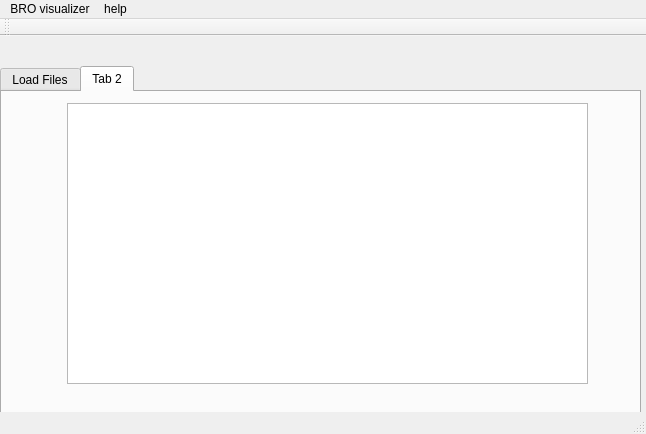
<?xml version="1.0" encoding="UTF-8"?>
<ui version="4.0">
 <class>MainWindow</class>
 <widget class="QMainWindow" name="MainWindow">
  <property name="geometry">
   <rect>
    <x>0</x>
    <y>0</y>
    <width>646</width>
    <height>434</height>
   </rect>
  </property>
  <property name="windowTitle">
   <string>MainWindow</string>
  </property>
  <widget class="QWidget" name="centralWidget">
   <widget class="QTabWidget" name="analysis">
    <property name="geometry">
     <rect>
      <x>0</x>
      <y>30</y>
      <width>641</width>
      <height>351</height>
     </rect>
    </property>
    <property name="mouseTracking">
     <bool>false</bool>
    </property>
    <property name="currentIndex">
     <number>1</number>
    </property>
    <widget class="QWidget" name="tab">
     <attribute name="title">
      <string>Load Files</string>
     </attribute>
     <widget class="QRadioButton" name="radioButton">
      <property name="geometry">
       <rect>
        <x>70</x>
        <y>100</y>
        <width>198</width>
        <height>19</height>
       </rect>
      </property>
      <property name="text">
       <string>load single file</string>
      </property>
      <property name="checked">
       <bool>true</bool>
      </property>
     </widget>
     <widget class="QRadioButton" name="radioButton_2">
      <property name="geometry">
       <rect>
        <x>70</x>
        <y>180</y>
        <width>198</width>
        <height>18</height>
       </rect>
      </property>
      <property name="text">
       <string>load directory of log files</string>
      </property>
     </widget>
     <widget class="QProgressBar" name="progressBar">
      <property name="geometry">
       <rect>
        <x>70</x>
        <y>280</y>
        <width>511</width>
        <height>23</height>
       </rect>
      </property>
      <property name="value">
       <number>0</number>
      </property>
     </widget>
     <widget class="QLineEdit" name="lineEdit">
      <property name="geometry">
       <rect>
        <x>280</x>
        <y>90</y>
        <width>281</width>
        <height>25</height>
       </rect>
      </property>
     </widget>
     <widget class="QPushButton" name="pushButton">
      <property name="geometry">
       <rect>
        <x>480</x>
        <y>230</y>
        <width>97</width>
        <height>27</height>
       </rect>
      </property>
      <property name="text">
       <string>Load</string>
      </property>
     </widget>
     <widget class="QLineEdit" name="lineEdit_2">
      <property name="geometry">
       <rect>
        <x>280</x>
        <y>170</y>
        <width>281</width>
        <height>25</height>
       </rect>
      </property>
     </widget>
     <widget class="QLabel" name="label">
      <property name="geometry">
       <rect>
        <x>70</x>
        <y>260</y>
        <width>351</width>
        <height>17</height>
       </rect>
      </property>
      <property name="text">
       <string>unable to load file , please check your file directory</string>
      </property>
     </widget>
     <widget class="QPushButton" name="pushButton_2">
      <property name="geometry">
       <rect>
        <x>581</x>
        <y>80</y>
        <width>29</width>
        <height>27</height>
       </rect>
      </property>
      <property name="text">
       <string>...</string>
      </property>
     </widget>
     <widget class="QPushButton" name="pushButton_3">
      <property name="geometry">
       <rect>
        <x>581</x>
        <y>171</y>
        <width>29</width>
        <height>27</height>
       </rect>
      </property>
      <property name="text">
       <string>...</string>
      </property>
     </widget>
    </widget>
    <widget class="QWidget" name="tab_2">
     <attribute name="title">
      <string>Tab 2</string>
     </attribute>
     <widget class="QGraphicsView" name="graphicsView">
      <property name="geometry">
       <rect>
        <x>65</x>
        <y>11</y>
        <width>521</width>
        <height>281</height>
       </rect>
      </property>
     </widget>
    </widget>
   </widget>
  </widget>
  <widget class="QMenuBar" name="menuBar">
   <property name="geometry">
    <rect>
     <x>0</x>
     <y>0</y>
     <width>646</width>
     <height>27</height>
    </rect>
   </property>
   <widget class="QMenu" name="menuBRO_visualizer">
    <property name="title">
     <string>BRO visualizer</string>
    </property>
   </widget>
   <widget class="QMenu" name="menuHelp">
    <property name="title">
     <string>help</string>
    </property>
    <addaction name="separator"/>
    <addaction name="actionAbout"/>
   </widget>
   <addaction name="menuBRO_visualizer"/>
   <addaction name="menuHelp"/>
  </widget>
  <widget class="QToolBar" name="mainToolBar">
   <property name="windowTitle">
    <string>BRO Log file analyzer and visualizer</string>
   </property>
   <attribute name="toolBarArea">
    <enum>TopToolBarArea</enum>
   </attribute>
   <attribute name="toolBarBreak">
    <bool>false</bool>
   </attribute>
  </widget>
  <widget class="QStatusBar" name="statusBar"/>
  <action name="actionAbout">
   <property name="text">
    <string>about</string>
   </property>
  </action>
 </widget>
 <layoutdefault spacing="6" margin="11"/>
 <resources/>
 <connections/>
</ui>
